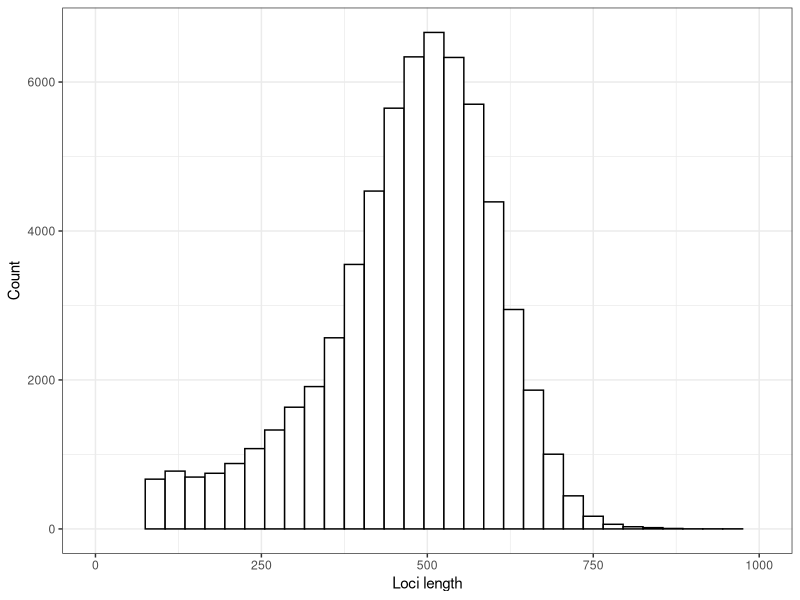

Write R code to recreate this figure.
library(ggplot2)

df <- read.table("./loci_length.txt",header = T,sep = "\t")

View(df)

pdf("Loci_length_distribution.pdf",height = 5, width = 5)
p <- ggplot(df,aes(x=length))+
  geom_histogram(binwidth = 30,color="black",fill="white")+
  labs(x="Loci length",y="Count")+
  theme_bw()+
  coord_cartesian(xlim = c(0,1000))
print(p)
dev.off()
